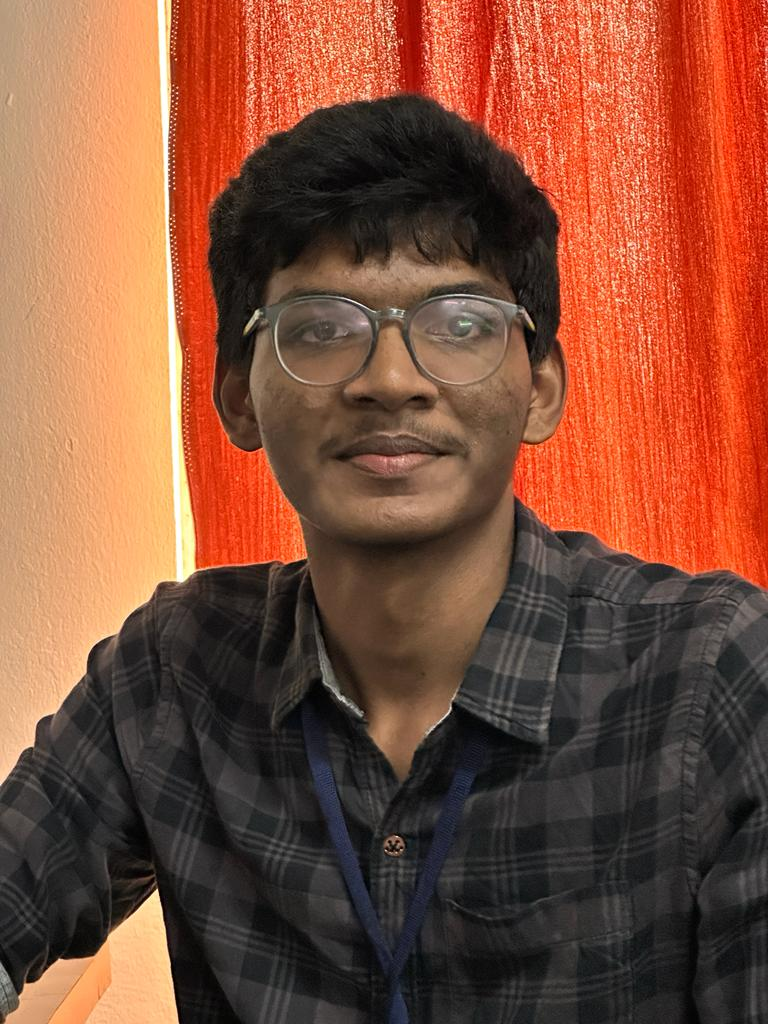
#> input picture face_model/dataset/pavan/pavan.jpeg, 768 x 1024 px; its folder holds only this picture in this run; the run also reads 1 picture not shown here
$ python main.py   (older library calls are emulated)
#> lines starting #> are read from the running program, lines starting #| are printed output that depends on the picture
import cv2
import numpy as np
import os

# Step 1: Data Preparation
dataset_dir = 'dataset'  # Change this to the path of your dataset
known_faces = {}

# Step 2: Feature Extraction
def extract_hog_features(image):
    # Resize the image to a consistent size
    image = cv2.resize(image, (64, 128))  # You can adjust the dimensions
    image = cv2.cvtColor(image, cv2.COLOR_BGR2GRAY)

    # Compute gradients using Sobel operators
    gradient_x = cv2.Sobel(image, cv2.CV_64F, 1, 0, ksize=1)
    gradient_y = cv2.Sobel(image, cv2.CV_64F, 0, 1, ksize=1)

    # Calculate magnitude and orientation of gradients
    magnitude = np.sqrt(gradient_x**2 + gradient_y**2)
    orientation = np.arctan2(gradient_y, gradient_x)

    # Define parameters for HOG
    cell_size = (8, 8)
    block_size = (2, 2)
    num_bins = 9

    # Calculate the number of cells in each dimension
    cells_per_block_x = int(image.shape[1] / cell_size[1])
    cells_per_block_y = int(image.shape[0] / cell_size[0])

    # Initialize HOG feature vector
    hog_features = []

    for y in range(cells_per_block_y):
        for x in range(cells_per_block_x):
            # Select the cells in this block
            block_magnitude = magnitude[y*cell_size[0]:(y+block_size[1])*cell_size[0], x*cell_size[1]:(x+block_size[0])*cell_size[1]]
            block_orientation = orientation[y*cell_size[0]:(y+block_size[1])*cell_size[0], x*cell_size[1]:(x+block_size[0])*cell_size[1]]

            # Calculate histogram for this block
            hist, _ = np.histogram(block_orientation, bins=num_bins, range=(0, 2 * np.pi), weights=block_magnitude)
            hog_features.extend(hist)

    # Normalize the HOG feature vector
    hog_features = np.array(hog_features)
    hog_features /= np.linalg.norm(hog_features)

    return hog_features

for person_name in os.listdir(dataset_dir):
    person_dir = os.path.join(dataset_dir, person_name)
    if os.path.isdir(person_dir):
        features = []
        for image_filename in os.listdir(person_dir):
            image_path = os.path.join(person_dir, image_filename)
            image = cv2.imread(image_path)
#> image is the input picture: shape (1024, 768, 3); mean B, G, R 57.8, 79, 130
            if image is not None:
                features.append(extract_hog_features(image))
#> in extract_hog_features, `image = cv2.resize(image, (64, 128))`:
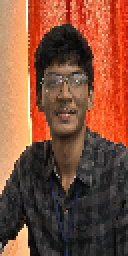
#> image: shape (128, 64, 3) (shown 2 times larger); mean of channels 0, 1, 2 57.9, 79, 130.1; drawn as B, G, R
#> in extract_hog_features, `image = cv2.cvtColor(image, cv2.COLOR_BGR2GRAY)`:
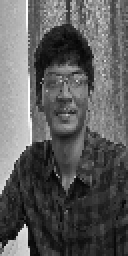
#> image: shape (128, 64) (shown 2 times larger); min 3, max 254, mean 91.9
#> in extract_hog_features, `gradient_x = cv2.Sobel(image, cv2.CV_64F, 1, 0, ksize=1)`:
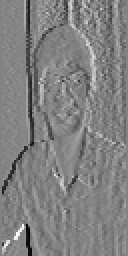
#> gradient_x: shape (128, 64) float64 (shown 2 times larger); min -212, max 202, mean -2.1; drawn with min black and max white
#> in extract_hog_features, `gradient_y = cv2.Sobel(image, cv2.CV_64F, 0, 1, ksize=1)`:
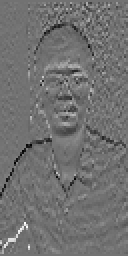
#> gradient_y: shape (128, 64) float64 (shown 2 times larger); min -174, max 215, mean -1; drawn with min black and max white
#> in extract_hog_features, `magnitude = np.sqrt(gradient_x**2 + gradient_y**2)`:
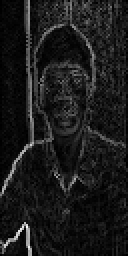
#> magnitude: shape (128, 64) float64 (shown 2 times larger); min 0, max 294.9, mean 31.5; drawn with min black and max white
#> in extract_hog_features, `orientation = np.arctan2(gradient_y, gradient_x)`:
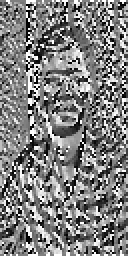
#> orientation: shape (128, 64) float64 (shown 2 times larger); min -3.14, max 3.14, mean 0.0286; drawn with min black and max white
#> after the loop in extract_hog_features, `for y in range(cells_per_block_y):`: hog_features = 1152 values, max 3603.3 at index 373, min 0 at index 5, mean 405.5
#> in extract_hog_features, `hog_features /= np.linalg.norm(hog_features)`: hog_features = 1152 values, max 0.156 at index 373, min 0 at index 5, mean 0.0176
        known_faces[person_name] = features
#> pass 2 of the loop `for person_name in os.listdir(dataset_dir):`:
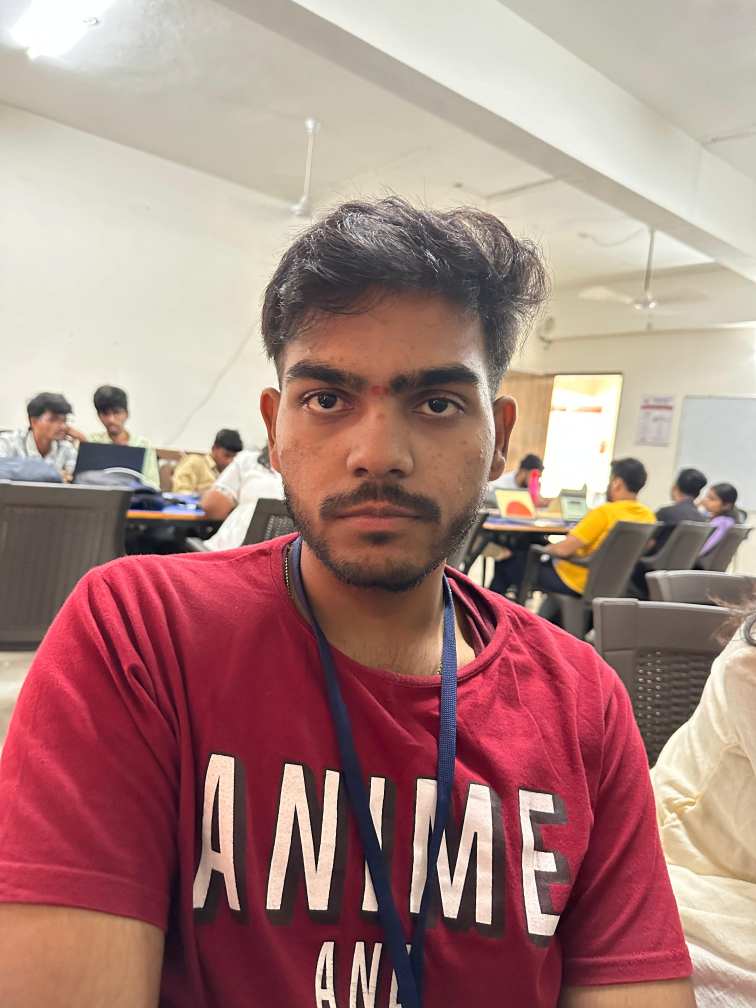
#> input picture face_model/dataset/rohith/WhatsApp Image 2023-08-25 at 12.54.57.jpeg, 3024 x 4032 px (shown at 1/4 size)
#> image is the input picture: shape (4032, 3024, 3); mean B, G, R 127.3, 132.7, 169
#> in extract_hog_features (call 2), `magnitude = np.sqrt(gradient_x**2 + gradient_y**2)`:
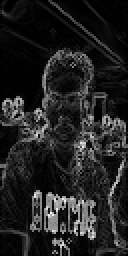
#> magnitude: shape (128, 64) float64 (shown 2 times larger); min 0, max 308.4, mean 41.4; drawn with min black and max white
#> in extract_hog_features (call 2), `orientation = np.arctan2(gradient_y, gradient_x)`:
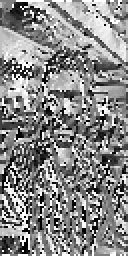
#> orientation: shape (128, 64) float64 (shown 2 times larger); min -3.14, max 3.14, mean 0.241; drawn with min black and max white
#> after the loop in extract_hog_features (call 2), `for y in range(cells_per_block_y):`: hog_features = 1152 values, max 5871.7 at index 891, min 0 at index 5, mean 535.8
#> in extract_hog_features (call 2), `hog_features /= np.linalg.norm(hog_features)`: hog_features = 1152 values, max 0.176 at index 891, min 0 at index 5, mean 0.016

# Step 3: Recognition
def recognize_face(input_features, known_faces):
    min_distance = float('inf')
    recognized_person = None

    for person, features in known_faces.items():
        for feature in features:
            distance = np.linalg.norm(np.array(input_features) - np.array(feature))
            if distance < min_distance:
                min_distance = distance
                recognized_person = person

    return recognized_person

# Step 4: Testing
test_image_path = './pavan.jpeg'  # Change this to the path of your test image
input_image = cv2.imread(test_image_path)

if input_image is not None:
    input_features = extract_hog_features(input_image)
#> input_features = 1152 values, max 0.156 at index 373, min 0 at index 5, mean 0.0176
    recognized_person = recognize_face(input_features, known_faces)
#> the loop in recognize_face, `for person, features in known_faces.items():` made 2 passes
#> person on passes 1 to 2: 'pavan', 'rohith'
#> after the loop in recognize_face, `for person, features in known_faces.items():`: min_distance = 0; recognized_person = 'pavan'
#> recognized_person = 'pavan'

    if recognized_person:
        print(f'Recognized Person: {recognized_person}')
#| Recognized Person: pavan
    else:
        print('No match found.')
else:
    print('Test image not found or could not be read.')
